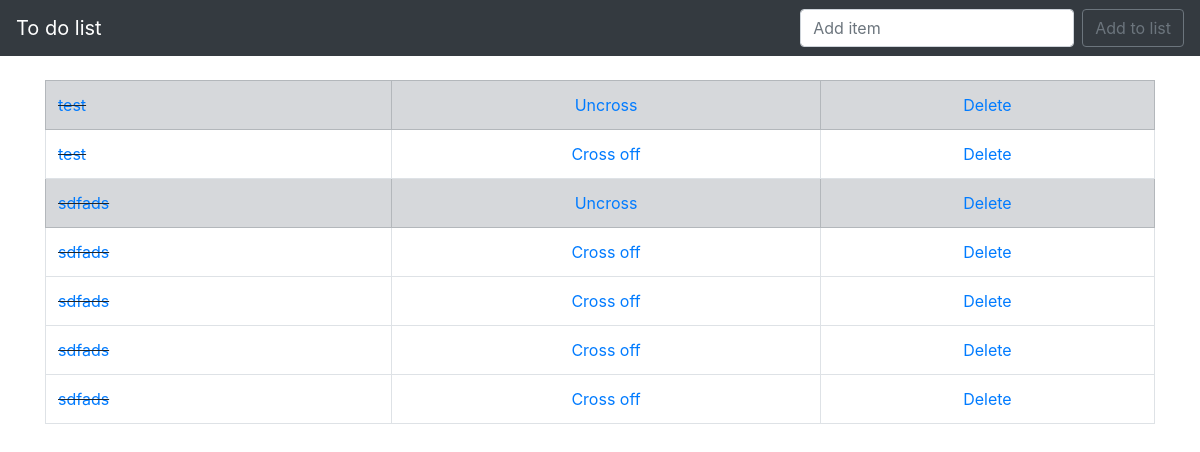
Before: / with the older database file.
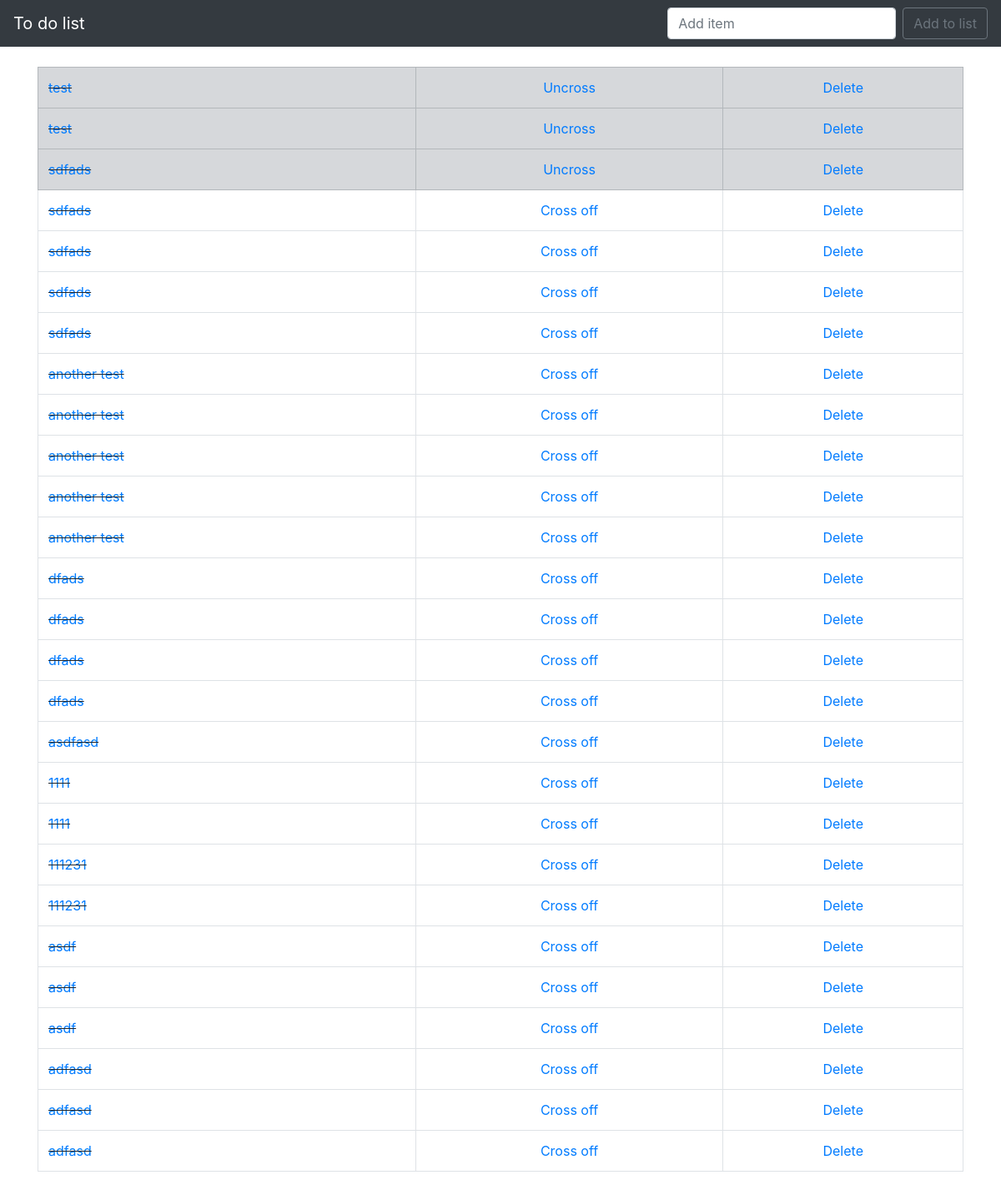
After: the same page with the newer database file.
### todo_list/models.py (models this page shows, shortened)
class List(models.Model):
	item = models.CharField(max_length=200)
	completed = models.BooleanField(default=False)

### todo_list/views.py (the view)
# urls.py: 2. Add a URL to urlpatterns:  path('', views.home, name='home')
def home(request):
	if request.method == 'POST':
		form = ListForm(request.POST or None)
		if form.is_valid():
			form.save()
			all_items = List.objects.all
			messages.success(request, ('Item has been added to list'))
			return render(request, 'home.html', {'all_items': all_items})
	else:
		all_items = List.objects.all
		return render(request, 'home.html', {'all_items': all_items})

### todo_list/templates/home.html (shortened to what this page needs)
{% extends 'base.html' %}
{% block content %}
{% if all_items %}
		<table class = "table table-bordered">
		{% for things in all_items %}
			{% if things.completed %}
				<tr class="table-secondary">
					<td class="striker"><a href="{% url 'edit' things.id%}">{{ things.item }}</a></td>
					<td><center><a href="{% url 'uncross' things.id %}">Uncross</a></center></td>
					<td><center><a href="{% url 'delete' things.id %}">Delete</ a></center></td>
				</tr>
			{% else %}
				<tr>
					<td class="striker"><a href="{% url 'edit' things.id %}">{{ things.item }}</a></td>
					<td><center><a href="{% url 'cross_off' things.id %}">Cross off</a></center></td>
					<td><center><a href="{% url 'delete' things.id %}">Delete</a></center></td>
				</tr>
			{% endif %}
		{% endfor %}
		</table>
{% endif %}
{% endblock %}

Changed rows visible on the page:
changed List (number 2 of 27 on the later page): completed "Cross off" → "Uncross"
added List: item "another test"
added List: item "another test"
added List: item "another test"
added List: item "another test"
added List: item "another test"
added List: item "dfads"
added List: item "dfads"
added List: item "dfads"
added List: item "dfads"
added List: item "asdfasd"
added List: item "1111"
added List: item "1111"
added List: item "111231"
added List: item "111231"
added List: item "asdf"
added List: item "asdf"
added List: item "asdf"
added List: item "adfasd"
added List: item "adfasd"
added List: item "adfasd"
